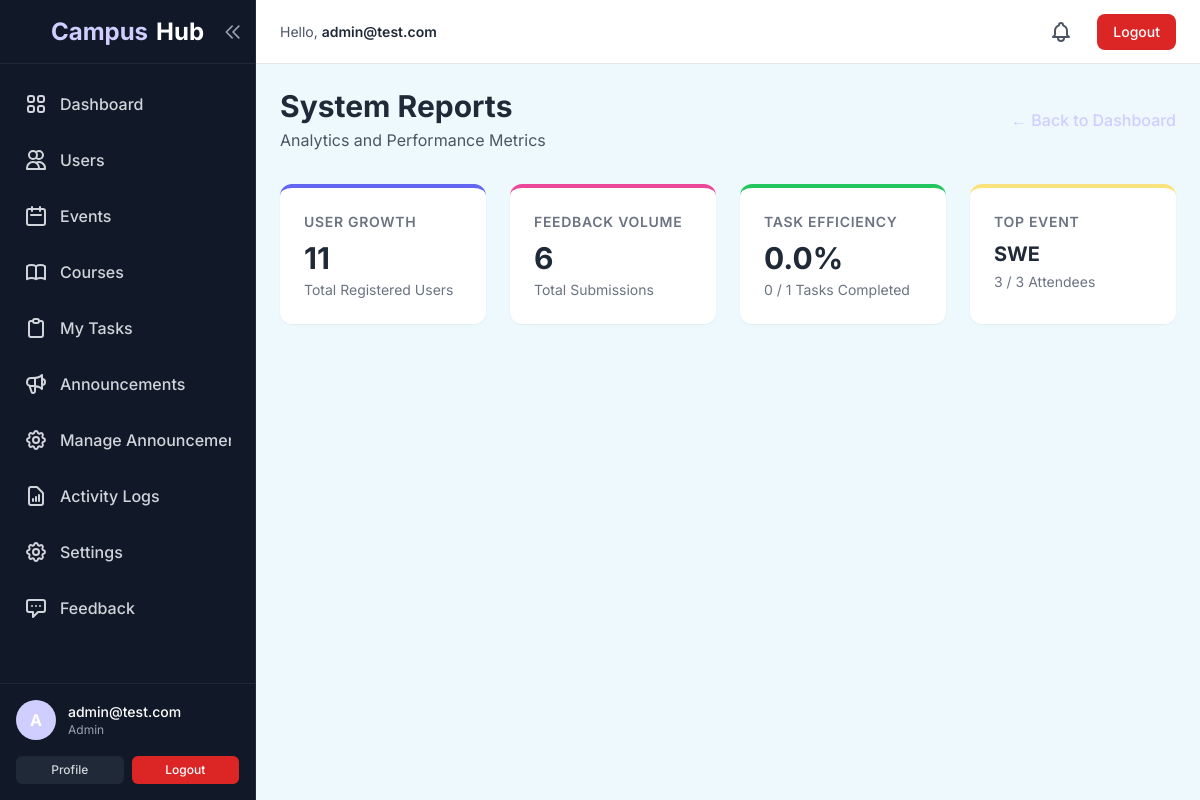
Screenshot of /admin/reports (signed in) with the database file from the repository.
### CampusHub/models/user_model.py (models this page shows, shortened)
class User(UserMixin, db.Model):
    __tablename__ = 'users'
    id = db.Column(db.Integer, primary_key=True)
    email = db.Column(db.String(120), index=True, unique=True, nullable=False)
    username = db.Column(db.String(80), nullable=True)
    password_hash = db.Column(db.String(128))
    role = db.Column(db.String(20), default='student') # student, teacher, admin
    is_active = db.Column(db.Boolean, default=True)
    receive_email_notifications = db.Column(db.Boolean, default=True)
    tasks = db.relationship('Task', backref='user', lazy=True)

### CampusHub/models/event_model.py (models this page shows, shortened)
class Event(db.Model):
    __tablename__ = 'events'
    id = db.Column(db.Integer, primary_key=True)
    title = db.Column(db.String(150), nullable=False)
    description = db.Column(db.Text, nullable=False)
    date = db.Column(db.DateTime, nullable=False)
    location = db.Column(db.String(100), nullable=False)
    capacity = db.Column(db.Integer, default=3)
    creator_id = db.Column(db.Integer, db.ForeignKey('users.id'), nullable=False)
    is_approved = db.Column(db.Boolean, default=False)
    created_at = db.Column(db.DateTime, default=db.func.current_timestamp())
    creator = db.relationship('User', backref=db.backref('created_events', lazy='dynamic'))
    attendees = db.relationship('User', secondary=event_registrations, backref=db.backref('registered_events', lazy='dynamic'))
    @property
    def attendee_count(self):
        return len(self.attendees)

### CampusHub/controllers/admin_controller.py (the view)
@admin_bp.route('/reports')
@login_required
@admin_required
def reports():
    total_users = User.query.count()
    total_feedbacks = Feedback.query.count()
    total_tasks = Task.query.count()
    completed_tasks = Task.query.filter_by(status='Completed').count()
    task_completion_rate = 0
    if total_tasks > 0:
        task_completion_rate = round((completed_tasks / total_tasks) * 100, 1)
    events = Event.query.all()
    top_event = None
    if events:
         top_event = max(events, key=lambda e: e.attendee_count)
    return render_template('admin/reports.html',
                         total_users=total_users,
                         total_feedbacks=total_feedbacks,
                         total_tasks=total_tasks,
                         completed_tasks=completed_tasks,
                         task_completion_rate=task_completion_rate,
                         top_event=top_event)

### CampusHub/templates/admin/reports.html (shortened to what this page needs)
{% extends "layout.html" %}
{% block content %}
<div class="max-w-7xl mx-auto">
    <div class="mb-8 flex items-center justify-between">
        <div>
            <h1 class="text-3xl font-bold text-gray-800">System Reports</h1>
            <p class="text-gray-600 mt-1">Analytics and Performance Metrics</p>
        </div>
        <a href="{{ url_for('admin.dashboard') }}" class="text-lamaPurple hover:text-indigo-600 font-medium">&larr; Back
            to Dashboard</a>
    </div>
    <div class="grid grid-cols-1 md:grid-cols-2 lg:grid-cols-4 gap-6 mb-8">
        <div class="bg-white rounded-xl shadow-sm p-6 border-t-4 border-indigo-500">
            <h3 class="text-sm font-semibold text-gray-500 uppercase tracking-wider">User Growth</h3>
            <p class="text-3xl font-bold text-gray-800 mt-2">{{ total_users }}</p>
            <p class="text-sm text-gray-500 mt-1">Total Registered Users</p>
        </div>
        <div class="bg-white rounded-xl shadow-sm p-6 border-t-4 border-pink-500">
            <h3 class="text-sm font-semibold text-gray-500 uppercase tracking-wider">Feedback Volume</h3>
            <p class="text-3xl font-bold text-gray-800 mt-2">{{ total_feedbacks }}</p>
            <p class="text-sm text-gray-500 mt-1">Total Submissions</p>
        </div>
        <div class="bg-white rounded-xl shadow-sm p-6 border-t-4 border-green-500">
            <h3 class="text-sm font-semibold text-gray-500 uppercase tracking-wider">Task Efficiency</h3>
            <p class="text-3xl font-bold text-gray-800 mt-2">{{ task_completion_rate }}%</p>
            <p class="text-sm text-gray-500 mt-1">{{ completed_tasks }} / {{ total_tasks }} Tasks Completed</p>
        </div>
        <div class="bg-white rounded-xl shadow-sm p-6 border-t-4 border-lamaYellow">
            <h3 class="text-sm font-semibold text-gray-500 uppercase tracking-wider">Top Event</h3>
            {% if top_event %}
            <p class="text-xl font-bold text-gray-800 mt-2 truncate">{{ top_event.title }}</p>
            <p class="text-sm text-gray-500 mt-1">{{ top_event.attendee_count }} / {{ top_event.capacity }} Attendees
            </p>
            {% else %}
            <p class="text-xl font-bold text-gray-800 mt-2">N/A</p>
            <p class="text-sm text-gray-500 mt-1">No events yet</p>
            {% endif %}
        </div>
    </div>
</div>
{% endblock %}

### CampusHub/templates/layout.html (shortened to what this page needs)
<!DOCTYPE html>
<html lang="en">
<head>
    <script src="https://cdn.tailwindcss.com"></script>
</head>
<body class="bg-gray-100 text-gray-800">
    <div class="flex h-screen overflow-hidden">
        {% if current_user.is_authenticated %}
        <aside id="sidebar"
            class="sidebar-expanded bg-gray-900 border-r border-gray-800 hidden md:flex flex-col text-white transition-all duration-300 relative z-20">
            <div class="h-16 flex items-center justify-center border-b border-gray-800 overflow-hidden relative">
                <a href="{{ url_for('user.dashboard') }}"
                    class="logo-text text-2xl font-bold text-white flex items-center gap-2 hover:text-lamaSky transition-colors duration-300 whitespace-nowrap">
                    <span class="text-lamaPurple">Campus</span>Hub
                </a>
                <button onclick="toggleSidebar()"
                    class="absolute right-2 top-1/2 transform -translate-y-1/2 p-1 rounded-md text-gray-400 hover:bg-gray-800 hover:text-white transition-colors">
                    <svg id="collapseIcon" xmlns="http://www.w3.org/2000/svg"
                        class="h-5 w-5 transition-transform duration-300" fill="none" viewBox="0 0 24 24"
                        stroke="currentColor">
                        <path stroke-linecap="round" stroke-linejoin="round" stroke-width="2"
                            d="M11 19l-7-7 7-7m8 14l-7-7 7-7" />
                    </svg>
                </button>
            </div>
            <nav class="flex-1 overflow-y-auto py-4 custom-scrollbar overflow-x-hidden">
                <ul class="space-y-2 px-3">
                    <li>
                        <a href="{{ url_for('user.dashboard') }}"
                            class="flex items-center px-3 py-3 text-gray-300 hover:bg-gray-800 hover:text-lamaSky rounded-xl transition-all duration-300 group"
                            title="Dashboard">
                            <span
                                class="sidebar-label font-medium ml-3 whitespace-nowrap overflow-hidden">Dashboard</span>
                        </a>
                    </li>
                    {% if current_user.role == 'admin' %}
                    <li>
                        <a href="{{ url_for('admin.users_list') }}"
                            class="flex items-center px-3 py-3 text-gray-300 hover:bg-gray-800 hover:text-lamaPurple rounded-xl transition-all duration-300 group"
                            title="Users">
                            <svg xmlns="http://www.w3.org/2000/svg" class="h-6 w-6 flex-shrink-0" fill="none"
                                viewBox="0 0 24 24" stroke="currentColor">
                                <path stroke-linecap="round" stroke-linejoin="round" stroke-width="2"
                                    d="M12 4.354a4 4 0 110 5.292M15 21H3v-1a6 6 0 0112 0v1zm0 0h6v-1a6 6 0 00-9-5.197M13 7a4 4 0 11-8 0 4 4 0 018 0z" />
                            </svg>
                            <span class="sidebar-label font-medium ml-3 whitespace-nowrap overflow-hidden">Users</span>
                        </a>
                    </li>
                    {% endif %}
                    <li>
                        <a href="{{ url_for('event.list_events') }}"
                            class="flex items-center px-3 py-3 text-gray-300 hover:bg-gray-800 hover:text-lamaYellow rounded-xl transition-all duration-300 group"
                            title="Events">
                            <svg xmlns="http://www.w3.org/2000/svg" class="h-6 w-6 flex-shrink-0" fill="none"
                                viewBox="0 0 24 24" stroke="currentColor">
                                <path stroke-linecap="round" stroke-linejoin="round" stroke-width="2"
                                    d="M8 7V3m8 4V3m-9 8h10M5 21h14a2 2 0 002-2V7a2 2 0 00-2-2H5a2 2 0 00-2 2v12a2 2 0 002 2z" />
                            </svg>
                            <span class="sidebar-label font-medium ml-3 whitespace-nowrap overflow-hidden">Events</span>
                        </a>
                    </li>
                    <li>
                        <a href="{{ url_for('course.index') }}"
                            class="flex items-center px-3 py-3 text-gray-300 hover:bg-gray-800 hover:text-blue-400 rounded-xl transition-all duration-300 group"
                            title="Courses">
                            <span
                                class="sidebar-label font-medium ml-3 whitespace-nowrap overflow-hidden">Courses</span>
                        </a>
                    </li>
                    <li>
                        <a href="{{ url_for('task.list_tasks') }}"
                            class="flex items-center px-3 py-3 text-gray-300 hover:bg-gray-800 hover:text-pink-400 rounded-xl transition-all duration-300 group"
                            title="My Tasks">
                            <span class="sidebar-label font-medium ml-3 whitespace-nowrap overflow-hidden">My
                                Tasks</span>
                        </a>
                    </li>
                    <li>
                        <a href="{{ url_for('announcement.list_announcements') }}"
                            class="flex items-center px-3 py-3 text-gray-300 hover:bg-gray-800 hover:text-green-400 rounded-xl transition-all duration-300 group"
                            title="Announcements">
                            <span
                                class="sidebar-label font-medium ml-3 whitespace-nowrap overflow-hidden">Announcements</span>
                        </a>
                    </li>
                    {% if current_user.role == 'admin' %}
                    <li>
                        <a href="{{ url_for('announcement.admin_list') }}"
                            class="flex items-center px-3 py-3 text-gray-300 hover:bg-gray-800 hover:text-lamaPurple rounded-xl transition-all duration-300 group"
                            title="Manage Announcements">
                            <span class="sidebar-label font-medium ml-3 whitespace-nowrap overflow-hidden">Manage
                                Announcements</span>
                        </a>
                    </li>
                    <li>
                        <a href="{{ url_for('admin.logs') }}"
                            class="flex items-center px-3 py-3 text-gray-300 hover:bg-gray-800 hover:text-blue-400 rounded-xl transition-all duration-300 group"
                            title="Activity Logs">
                            <span class="sidebar-label font-medium ml-3 whitespace-nowrap overflow-hidden">Activity
                                Logs</span>
                        </a>
                    </li>
                    {% endif %}
                    <li>
                        <a href="{{ url_for('user.settings') }}"
                            class="flex items-center px-3 py-3 text-gray-300 hover:bg-gray-800 hover:text-lamaSky rounded-xl transition-all duration-300 group"
                            title="Settings">
                            <span
                                class="sidebar-label font-medium ml-3 whitespace-nowrap overflow-hidden">Settings</span>
                        </a>
                    </li>
                    <li>
                        <button onclick="document.getElementById('feedbackModal').classList.remove('hidden')"
                            class="w-full flex items-center px-3 py-3 text-gray-300 hover:bg-gray-800 hover:text-indigo-400 rounded-xl transition-all duration-300 group"
                            title="Send Feedback">
                            <svg xmlns="http://www.w3.org/2000/svg" class="h-6 w-6 flex-shrink-0" fill="none"
                                viewBox="0 0 24 24" stroke="currentColor">
                                <path stroke-linecap="round" stroke-linejoin="round" stroke-width="2"
                                    d="M8 10h.01M12 10h.01M16 10h.01M9 16H5a2 2 0 01-2-2V6a2 2 0 012-2h14a2 2 0 012 2v8a2 2 0 01-2 2h-5l-5 5v-5z" />
                            </svg>
                            <span
                                class="sidebar-label font-medium ml-3 whitespace-nowrap overflow-hidden">Feedback</span>
                        </button>
                    </li>
                </ul>
            </nav>
            <div class="p-4 border-t border-gray-800 overflow-hidden">
                <div class="flex items-center gap-3">
                    <div
                        class="flex-shrink-0 w-10 h-10 rounded-full bg-lamaPurple flex items-center justify-center text-white font-bold cursor-pointer hover:opacity-80 transition-opacity">
                        {{ current_user.email[0].upper() }}
                    </div>
                    <div class="flex-1 min-w-0 sidebar-label overflow-hidden">
                        <p class="text-sm font-medium text-white truncate">{{ current_user.email }}</p>
                        <p class="text-xs text-gray-400 truncate">{{ current_user.role.capitalize() }}</p>
                    </div>
                </div>
                <div class="mt-4 flex gap-2 sidebar-label overflow-hidden">
                    <a href="{{ url_for('user.profile') }}"
                        class="flex-1 text-center px-3 py-1.5 text-xs font-medium text-gray-300 bg-gray-800 rounded-md hover:bg-gray-700 transition-all duration-300">Profile</a>
                    <a href="{{ url_for('auth.logout') }}"
                        class="flex-1 text-center px-3 py-1.5 text-xs font-medium text-white bg-red-600 rounded-md hover:bg-red-700 transition-all duration-300">Logout</a>
                </div>
            </div>
        </aside>
        {% endif %}
        <div class="flex-1 flex flex-col overflow-hidden">
            {% if current_user.is_authenticated %}
            <header class="hidden md:flex h-16 bg-white border-b border-gray-200 items-center justify-between px-6">
                <div class="text-sm text-gray-600">
                    Hello, <span class="font-semibold text-gray-800">{{ current_user.email }}</span>
                </div>
                <div class="flex items-center gap-4">
                    <div class="relative">
                        <button onclick="toggleNotifications()"
                            class="relative p-2 text-gray-600 hover:text-gray-800 transition-colors duration-300">
                        </button>
                    </div>
                    <a href="{{ url_for('auth.logout') }}"
                        class="px-4 py-2 text-sm font-medium text-white bg-red-600 rounded-lg hover:bg-red-700 transition-all duration-300">
                        Logout
                    </a>
                </div>
            </header>
            {% endif %}
            <main class="flex-1 overflow-x-hidden overflow-y-auto bg-lamaSkyLight p-6">
                {% block content %}{% endblock %}
            </main>
        </div>
    </div>
</body>
</html>

### rows the page displays
User: email "A", email "admin@test.com", role "Admin"
Event: title "SWE", capacity "3"

### other values shown
{{ total_users }} "11"
{{ total_feedbacks }} "6"
{{ task_completion_rate }} "0.0"
{{ completed_tasks }} "0"
{{ total_tasks }} "1"
{{ top_event.attendee_count }} "3"
